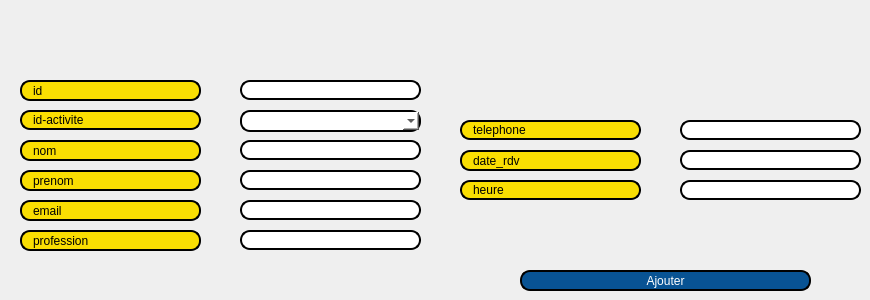
     <widget class="QWidget" name="tab_7">
      <attribute name="title">
       <string>Ajouter un rendezvous</string>
      </attribute>
      <widget class="QLabel" name="label_22">
       <property name="geometry">
        <rect>
         <x>20</x>
         <y>80</y>
         <width>181</width>
         <height>21</height>
        </rect>
       </property>
       <property name="styleSheet">
        <string notr="true">border: 2px solid black;
font: 75 8pt &quot;MS Shell Dlg 2&quot;;
border-radius: 10px;
padding: 0 8px;
background: #fade02;
font: bold, &quot;Comic Sans MS&quot;;;
text-align:center;</string>
       </property>
       <property name="text">
        <string>id</string>
       </property>
      </widget>
      <widget class="QLineEdit" name="id_rdv_ajout">
       <property name="geometry">
        <rect>
         <x>240</x>
         <y>80</y>
         <width>181</width>
         <height>20</height>
        </rect>
       </property>
       <property name="styleSheet">
        <string notr="true">border: 2px solid black;
font: 75 8pt &quot;MS Shell Dlg 2&quot;;
border-radius: 10px;
padding: 0 8px;
background: white;
font: bold, &quot;Comic Sans MS&quot;;;
text-align:center;</string>
       </property>
      </widget>
      <widget class="QLineEdit" name="id_activite_ajout">
       <property name="geometry">
        <rect>
         <x>260</x>
         <y>110</y>
         <width>16</width>
         <height>20</height>
        </rect>
       </property>
       <property name="styleSheet">
        <string notr="true">border: 2px solid black;
font: 75 8pt &quot;MS Shell Dlg 2&quot;;
border-radius: 10px;
padding: 0 8px;
background: white;
font: bold, &quot;Comic Sans MS&quot;;;
text-align:center;</string>
       </property>
      </widget>
      <widget class="QLabel" name="label_16">
       <property name="geometry">
        <rect>
         <x>20</x>
         <y>200</y>
         <width>181</width>
         <height>21</height>
        </rect>
       </property>
       <property name="styleSheet">
        <string notr="true">border: 2px solid black;
font: 75 8pt &quot;MS Shell Dlg 2&quot;;
border-radius: 10px;
padding: 0 8px;
background: #fade02;
font: bold, &quot;Comic Sans MS&quot;;;
text-align:center;</string>
       </property>
       <property name="text">
        <string>email</string>
       </property>
      </widget>
      <widget class="QLabel" name="label_18">
       <property name="geometry">
        <rect>
         <x>20</x>
         <y>110</y>
         <width>181</width>
         <height>20</height>
        </rect>
       </property>
       <property name="styleSheet">
        <string notr="true">border: 2px solid black;
font: 75 8pt &quot;MS Shell Dlg 2&quot;;
border-radius: 10px;
padding: 0 8px;
background: #fade02;
font: bold, &quot;Comic Sans MS&quot;;;
text-align:center;</string>
       </property>
       <property name="text">
        <string>id-activite</string>
       </property>
      </widget>
      <widget class="QLabel" name="label_17">
       <property name="geometry">
        <rect>
         <x>20</x>
         <y>230</y>
         <width>181</width>
         <height>21</height>
        </rect>
       </property>
       <property name="styleSheet">
        <string notr="true">border: 2px solid black;
font: 75 8pt &quot;MS Shell Dlg 2&quot;;
border-radius: 10px;
padding: 0 8px;
background: #fade02;
font: bold, &quot;Comic Sans MS&quot;;;
text-align:center;</string>
       </property>
       <property name="text">
        <string>profession</string>
       </property>
      </widget>
      <widget class="QLineEdit" name="nom_rdv_ajout">
       <property name="geometry">
        <rect>
         <x>240</x>
         <y>140</y>
         <width>181</width>
         <height>20</height>
        </rect>
       </property>
       <property name="styleSheet">
        <string notr="true">border: 2px solid black;
font: 75 8pt &quot;MS Shell Dlg 2&quot;;
border-radius: 10px;
padding: 0 8px;
background: white;
font: bold, &quot;Comic Sans MS&quot;;;
text-align:center;</string>
       </property>
      </widget>
      <widget class="QLineEdit" name="prenom_rdv_ajout">
       <property name="geometry">
        <rect>
         <x>240</x>
         <y>170</y>
         <width>181</width>
         <height>20</height>
        </rect>
       </property>
       <property name="styleSheet">
        <string notr="true">border: 2px solid black;
font: 75 8pt &quot;MS Shell Dlg 2&quot;;
border-radius: 10px;
padding: 0 8px;
background: white;
font: bold, &quot;Comic Sans MS&quot;;;
text-align:center;</string>
       </property>
      </widget>
      <widget class="QLineEdit" name="email_rdv_ajout">
       <property name="geometry">
        <rect>
         <x>240</x>
         <y>200</y>
         <width>181</width>
         <height>20</height>
        </rect>
       </property>
       <property name="styleSheet">
        <string notr="true">border: 2px solid black;
font: 75 8pt &quot;MS Shell Dlg 2&quot;;
border-radius: 10px;
padding: 0 8px;
background: white;
font: bold, &quot;Comic Sans MS&quot;;;
text-align:center;</string>
       </property>
      </widget>
      <widget class="QLineEdit" name="pro_rdv_ajout">
       <property name="geometry">
        <rect>
         <x>240</x>
         <y>230</y>
         <width>181</width>
         <height>20</height>
        </rect>
       </property>
       <property name="styleSheet">
        <string notr="true">border: 2px solid black;
font: 75 8pt &quot;MS Shell Dlg 2&quot;;
border-radius: 10px;
padding: 0 8px;
background: white;
font: bold, &quot;Comic Sans MS&quot;;;
text-align:center;</string>
       </property>
      </widget>
      <widget class="QLineEdit" name="heure_rdv_ajout">
       <property name="geometry">
        <rect>
         <x>680</x>
         <y>180</y>
         <width>181</width>
         <height>20</height>
        </rect>
       </property>
       <property name="styleSheet">
        <string notr="true">border: 2px solid black;
font: 75 8pt &quot;MS Shell Dlg 2&quot;;
border-radius: 10px;
padding: 0 8px;
background: white;
font: bold, &quot;Comic Sans MS&quot;;;
text-align:center;</string>
       </property>
      </widget>
      <widget class="QLineEdit" name="date_rdv_ajout">
       <property name="geometry">
        <rect>
         <x>680</x>
         <y>150</y>
         <width>181</width>
         <height>20</height>
        </rect>
       </property>
       <property name="styleSheet">
        <string notr="true">border: 2px solid black;
font: 75 8pt &quot;MS Shell Dlg 2&quot;;
border-radius: 10px;
padding: 0 8px;
background: white;
font: bold, &quot;Comic Sans MS&quot;;;
text-align:center;</string>
       </property>
      </widget>
      <widget class="QLineEdit" name="tel_rdv_ajout">
       <property name="geometry">
        <rect>
         <x>680</x>
         <y>120</y>
         <width>181</width>
         <height>20</height>
        </rect>
       </property>
       <property name="styleSheet">
        <string notr="true">border: 2px solid black;
font: 75 8pt &quot;MS Shell Dlg 2&quot;;
border-radius: 10px;
padding: 0 8px;
background: white;
font: bold, &quot;Comic Sans MS&quot;;;
text-align:center;</string>
       </property>
      </widget>
      <widget class="QLabel" name="label_19">
       <property name="geometry">
        <rect>
         <x>20</x>
         <y>140</y>
         <width>181</width>
         <height>21</height>
        </rect>
       </property>
       <property name="styleSheet">
        <string notr="true">border: 2px solid black;
font: 75 8pt &quot;MS Shell Dlg 2&quot;;
border-radius: 10px;
padding: 0 8px;
background: #fade02;
font: bold, &quot;Comic Sans MS&quot;;;
text-align:center;</string>
       </property>
       <property name="text">
        <string>nom</string>
       </property>
      </widget>
      <widget class="QLabel" name="label_14">
       <property name="geometry">
        <rect>
         <x>20</x>
         <y>170</y>
         <width>181</width>
         <height>21</height>
        </rect>
       </property>
       <property name="styleSheet">
        <string notr="true">border: 2px solid black;
font: 75 8pt &quot;MS Shell Dlg 2&quot;;
border-radius: 10px;
padding: 0 8px;
background: #fade02;
font: bold, &quot;Comic Sans MS&quot;;;
text-align:center;</string>
       </property>
       <property name="text">
        <string>prenom</string>
       </property>
      </widget>
      <widget class="QLabel" name="label_15">
       <property name="geometry">
        <rect>
         <x>460</x>
         <y>180</y>
         <width>181</width>
         <height>20</height>
        </rect>
       </property>
       <property name="styleSheet">
        <string notr="true">border: 2px solid black;
font: 75 8pt &quot;MS Shell Dlg 2&quot;;
border-radius: 10px;
padding: 0 8px;
background: #fade02;
font: bold, &quot;Comic Sans MS&quot;;;
text-align:center;</string>
       </property>
       <property name="text">
        <string>heure</string>
       </property>
      </widget>
      <widget class="QLabel" name="label_20">
       <property name="geometry">
        <rect>
         <x>460</x>
         <y>150</y>
         <width>181</width>
         <height>21</height>
        </rect>
       </property>
       <property name="styleSheet">
        <string notr="true">border: 2px solid black;
font: 75 8pt &quot;MS Shell Dlg 2&quot;;
border-radius: 10px;
padding: 0 8px;
background: #fade02;
font: bold, &quot;Comic Sans MS&quot;;;
text-align:center;</string>
       </property>
       <property name="text">
        <string>date_rdv</string>
       </property>
      </widget>
      <widget class="QLabel" name="label_21">
       <property name="geometry">
        <rect>
         <x>460</x>
         <y>120</y>
         <width>181</width>
         <height>20</height>
        </rect>
       </property>
       <property name="styleSheet">
        <string notr="true">border: 2px solid black;
font: 75 8pt &quot;MS Shell Dlg 2&quot;;
border-radius: 10px;
padding: 0 8px;
background: #fade02;
font: bold, &quot;Comic Sans MS&quot;;;
text-align:center;</string>
       </property>
       <property name="text">
        <string>telephone</string>
       </property>
      </widget>
      <widget class="QPushButton" name="Ajout_rdv">
       <property name="geometry">
        <rect>
         <x>520</x>
         <y>270</y>
         <width>291</width>
         <height>21</height>
        </rect>
       </property>
       <property name="styleSheet">
        <string notr="true">border: 2px solid black;
font: 75 8pt &quot;MS Shell Dlg 2&quot;;
border-radius: 10px;
color: rgb(255, 255, 255);
padding: 0 8px;
background: #085394;
font: bold, &quot;Comic Sans MS&quot;;;
text-align:center;


</string>
       </property>
       <property name="text">
        <string>Ajouter</string>
       </property>
      </widget>
      <widget class="QComboBox" name="comboBox">
       <property name="geometry">
        <rect>
         <x>240</x>
         <y>110</y>
         <width>181</width>
         <height>22</height>
        </rect>
       </property>
       <property name="styleSheet">
        <string notr="true">border: 2px solid black;
font: 75 8pt &quot;MS Shell Dlg 2&quot;;
border-radius: 10px;
padding: 0 8px;
background: white;
font: bold, &quot;Comic Sans MS&quot;;;
color: black;
text-align:center;</string>
       </property>
      </widget>
     </widget>
